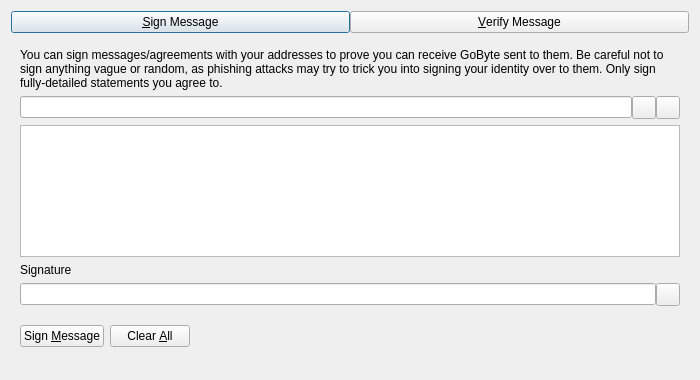
<?xml version="1.0" encoding="UTF-8"?>
<ui version="4.0">
 <class>SignVerifyMessageDialog</class>
 <widget class="QDialog" name="SignVerifyMessageDialog">
  <property name="geometry">
   <rect>
    <x>0</x>
    <y>0</y>
    <width>700</width>
    <height>380</height>
   </rect>
  </property>
  <property name="windowTitle">
   <string>Signatures - Sign / Verify a Message</string>
  </property>
  <property name="modal">
   <bool>true</bool>
  </property>
  <layout class="QVBoxLayout" name="verticalLayout">
   <item>
    <layout class="QHBoxLayout" name="horizontalLayout_Buttons_2">
     <property name="spacing">
      <number>0</number>
     </property>
     <property name="topMargin">
      <number>0</number>
     </property>
     <item>
      <widget class="QPushButton" name="btnSignMessage">
       <property name="text">
        <string>&amp;Sign Message</string>
       </property>
       <property name="checkable">
        <bool>true</bool>
       </property>
      </widget>
     </item>
     <item>
      <widget class="QPushButton" name="btnVerifyMessage">
       <property name="text">
        <string>&amp;Verify Message</string>
       </property>
       <property name="checkable">
        <bool>true</bool>
       </property>
      </widget>
     </item>
    </layout>
   </item>
   <item>
    <widget class="QStackedWidget" name="stackedWidgetSig">
     <property name="minimumSize">
      <size>
       <width>0</width>
       <height>0</height>
      </size>
     </property>
     <property name="currentIndex">
      <number>0</number>
     </property>
     <widget class="QWidget" name="pageSignMessage">
      <layout class="QVBoxLayout" name="verticalLayout_SM">
       <item>
        <widget class="QLabel" name="infoLabel_SM">
         <property name="text">
          <string>You can sign messages/agreements with your addresses to prove you can receive GoByte sent to them. Be careful not to sign anything vague or random, as phishing attacks may try to trick you into signing your identity over to them. Only sign fully-detailed statements you agree to.</string>
         </property>
         <property name="textFormat">
          <enum>Qt::PlainText</enum>
         </property>
         <property name="wordWrap">
          <bool>true</bool>
         </property>
        </widget>
       </item>
       <item>
        <layout class="QHBoxLayout" name="horizontalLayout_1_SM">
         <property name="spacing">
          <number>0</number>
         </property>
         <item>
          <widget class="QValidatedLineEdit" name="addressIn_SM">
           <property name="toolTip">
            <string>The GoByte address to sign the message with</string>
           </property>
          </widget>
         </item>
         <item>
          <widget class="QToolButton" name="addressBookButton_SM">
           <property name="toolTip">
            <string>Choose previously used address</string>
           </property>
           <property name="text">
            <string/>
           </property>
           <property name="shortcut">
            <string>Alt+A</string>
           </property>
          </widget>
         </item>
         <item>
          <widget class="QToolButton" name="pasteButton_SM">
           <property name="toolTip">
            <string>Paste address from clipboard</string>
           </property>
           <property name="text">
            <string/>
           </property>
           <property name="shortcut">
            <string>Alt+P</string>
           </property>
          </widget>
         </item>
        </layout>
       </item>
       <item>
        <widget class="QPlainTextEdit" name="messageIn_SM">
         <property name="toolTip">
          <string>Enter the message you want to sign here</string>
         </property>
        </widget>
       </item>
       <item>
        <widget class="QLabel" name="signatureLabel_SM">
         <property name="text">
          <string>Signature</string>
         </property>
         <property name="textFormat">
          <enum>Qt::PlainText</enum>
         </property>
        </widget>
       </item>
       <item>
        <layout class="QHBoxLayout" name="horizontalLayout_2_SM">
         <property name="spacing">
          <number>0</number>
         </property>
         <item>
          <widget class="QLineEdit" name="signatureOut_SM">
           <property name="readOnly">
            <bool>true</bool>
           </property>
          </widget>
         </item>
         <item>
          <widget class="QToolButton" name="copySignatureButton_SM">
           <property name="toolTip">
            <string>Copy the current signature to the system clipboard</string>
           </property>
           <property name="text">
            <string/>
           </property>
          </widget>
         </item>
        </layout>
       </item>
       <item>
        <layout class="QHBoxLayout" name="horizontalLayout_3_SM">
         <item>
          <widget class="QPushButton" name="signMessageButton_SM">
           <property name="toolTip">
            <string>Sign the message to prove you own this GoByte address</string>
           </property>
           <property name="text">
            <string>Sign &amp;Message</string>
           </property>
           <property name="autoDefault">
            <bool>false</bool>
           </property>
          </widget>
         </item>
         <item>
          <widget class="QPushButton" name="clearButton_SM">
           <property name="toolTip">
            <string>Reset all sign message fields</string>
           </property>
           <property name="text">
            <string>Clear &amp;All</string>
           </property>
           <property name="autoDefault">
            <bool>false</bool>
           </property>
          </widget>
         </item>
         <item>
          <spacer name="horizontalSpacer_1_SM">
           <property name="orientation">
            <enum>Qt::Horizontal</enum>
           </property>
           <property name="sizeHint" stdset="0">
            <size>
             <width>40</width>
             <height>48</height>
            </size>
           </property>
          </spacer>
         </item>
         <item>
          <widget class="QLabel" name="statusLabel_SM">
           <property name="text">
            <string/>
           </property>
           <property name="wordWrap">
            <bool>true</bool>
           </property>
          </widget>
         </item>
         <item>
          <spacer name="horizontalSpacer_2_SM">
           <property name="orientation">
            <enum>Qt::Horizontal</enum>
           </property>
           <property name="sizeHint" stdset="0">
            <size>
             <width>40</width>
             <height>48</height>
            </size>
           </property>
          </spacer>
         </item>
        </layout>
       </item>
      </layout>
     </widget>
     <widget class="QWidget" name="pageVerifyMessage">
      <layout class="QVBoxLayout" name="verticalLayout_VM">
       <item>
        <widget class="QLabel" name="infoLabel_VM">
         <property name="text">
          <string>Enter the receiver's address, message (ensure you copy line breaks, spaces, tabs, etc. exactly) and signature below to verify the message. Be careful not to read more into the signature than what is in the signed message itself, to avoid being tricked by a man-in-the-middle attack. Note that this only proves the signing party receives with the address, it cannot prove sendership of any transaction!</string>
         </property>
         <property name="textFormat">
          <enum>Qt::PlainText</enum>
         </property>
         <property name="alignment">
          <set>Qt::AlignLeading|Qt::AlignLeft|Qt::AlignTop</set>
         </property>
         <property name="wordWrap">
          <bool>true</bool>
         </property>
        </widget>
       </item>
       <item>
        <layout class="QHBoxLayout" name="horizontalLayout_1_VM">
         <property name="spacing">
          <number>0</number>
         </property>
         <item>
          <widget class="QValidatedLineEdit" name="addressIn_VM">
           <property name="toolTip">
            <string>The GoByte address the message was signed with</string>
           </property>
          </widget>
         </item>
         <item>
          <widget class="QToolButton" name="addressBookButton_VM">
           <property name="toolTip">
            <string>Choose previously used address</string>
           </property>
           <property name="text">
            <string/>
           </property>
           <property name="shortcut">
            <string>Alt+A</string>
           </property>
          </widget>
         </item>
        </layout>
       </item>
       <item>
        <widget class="QPlainTextEdit" name="messageIn_VM"/>
       </item>
       <item>
        <widget class="QValidatedLineEdit" name="signatureIn_VM"/>
       </item>
       <item>
        <layout class="QHBoxLayout" name="horizontalLayout_2_VM">
         <item>
          <widget class="QPushButton" name="verifyMessageButton_VM">
           <property name="toolTip">
            <string>Verify the message to ensure it was signed with the specified GoByte address</string>
           </property>
           <property name="text">
            <string>Verify &amp;Message</string>
           </property>
           <property name="autoDefault">
            <bool>false</bool>
           </property>
          </widget>
         </item>
         <item>
          <widget class="QPushButton" name="clearButton_VM">
           <property name="toolTip">
            <string>Reset all verify message fields</string>
           </property>
           <property name="text">
            <string>Clear &amp;All</string>
           </property>
           <property name="autoDefault">
            <bool>false</bool>
           </property>
          </widget>
         </item>
         <item>
          <spacer name="horizontalSpacer_1_VM">
           <property name="orientation">
            <enum>Qt::Horizontal</enum>
           </property>
           <property name="sizeHint" stdset="0">
            <size>
             <width>40</width>
             <height>48</height>
            </size>
           </property>
          </spacer>
         </item>
         <item>
          <widget class="QLabel" name="statusLabel_VM">
           <property name="text">
            <string/>
           </property>
           <property name="wordWrap">
            <bool>true</bool>
           </property>
          </widget>
         </item>
         <item>
          <spacer name="horizontalSpacer_2_VM">
           <property name="orientation">
            <enum>Qt::Horizontal</enum>
           </property>
           <property name="sizeHint" stdset="0">
            <size>
             <width>40</width>
             <height>48</height>
            </size>
           </property>
          </spacer>
         </item>
        </layout>
       </item>
      </layout>
     </widget>
    </widget>
   </item>
  </layout>
 </widget>
 <customwidgets>
  <customwidget>
   <class>QValidatedLineEdit</class>
   <extends>QLineEdit</extends>
   <header>qt/qvalidatedlineedit.h</header>
  </customwidget>
 </customwidgets>
 <resources>
  <include location="../gobyte.qrc"/>
 </resources>
 <connections/>
</ui>
